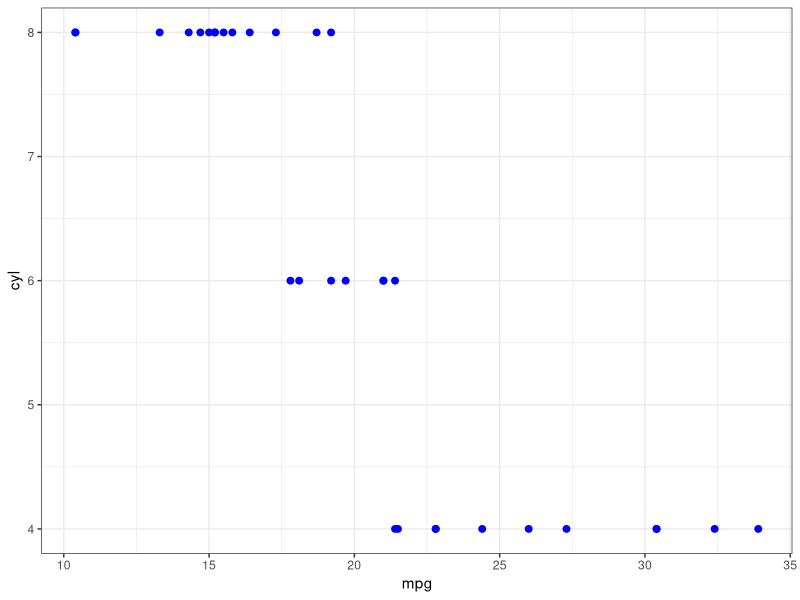
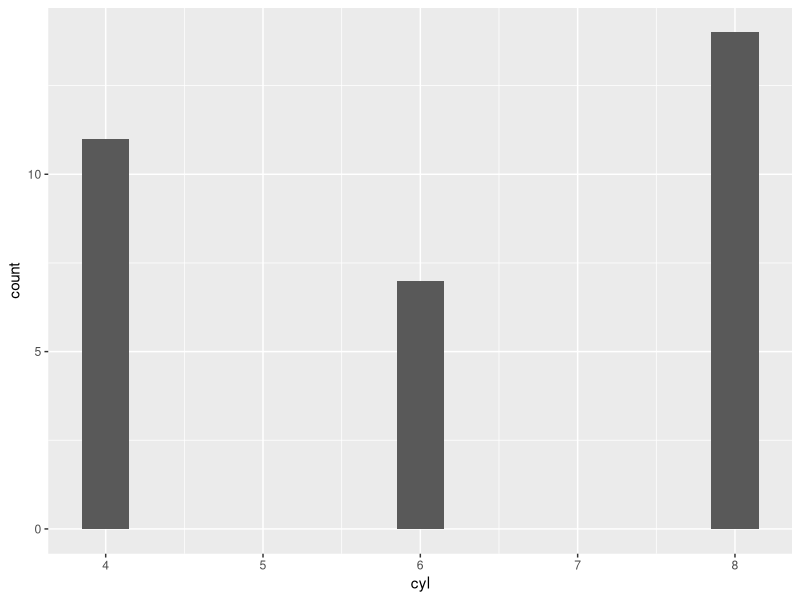
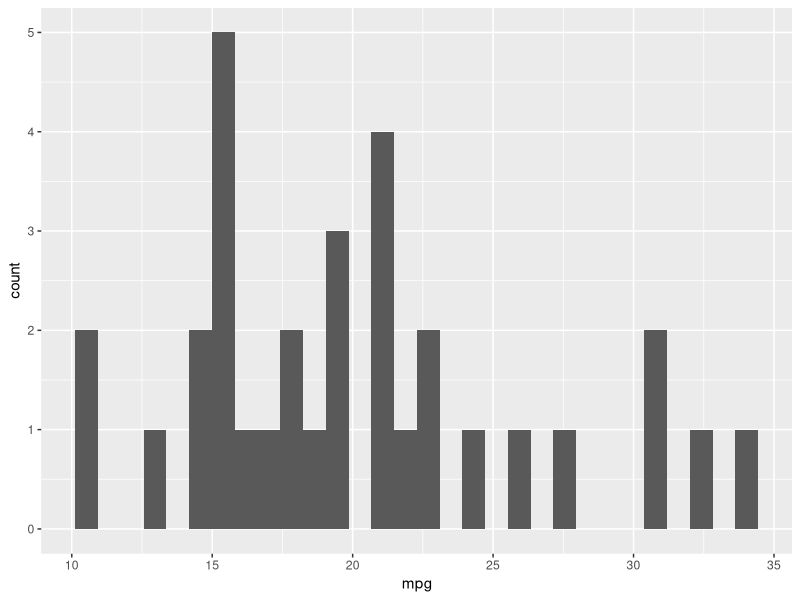
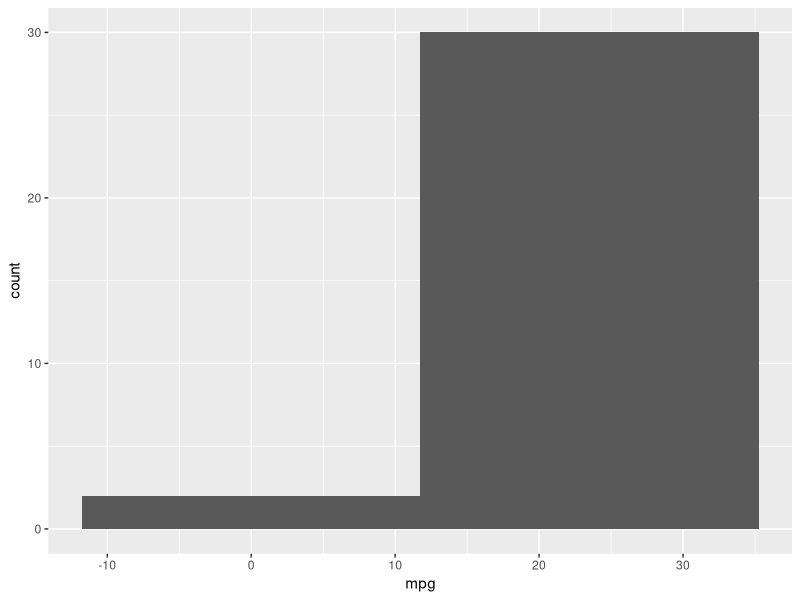
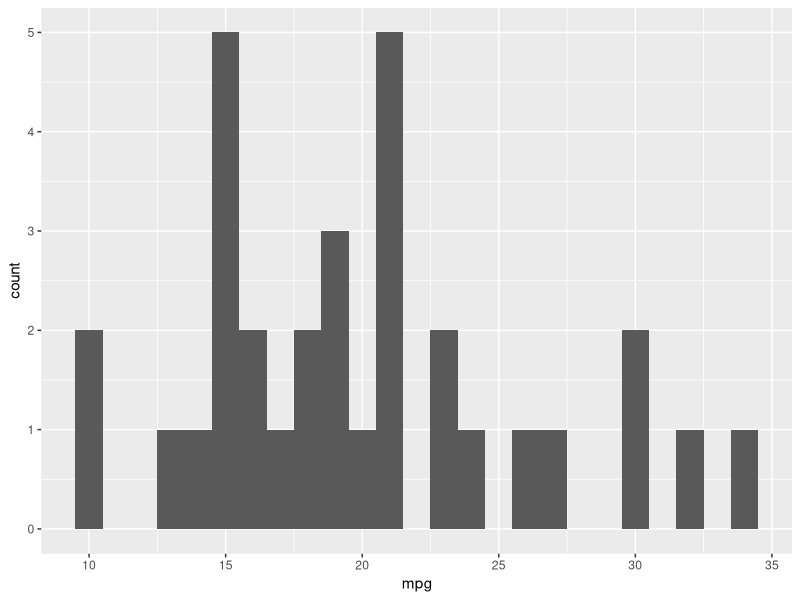
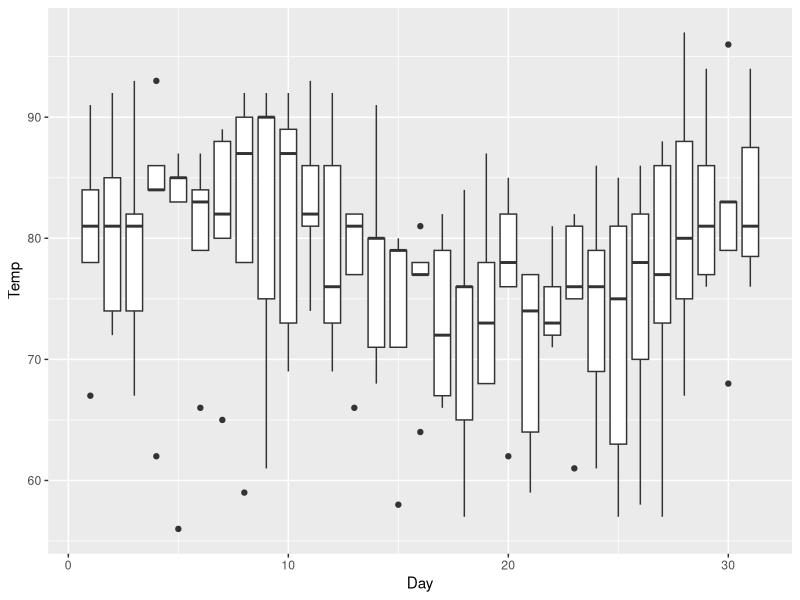
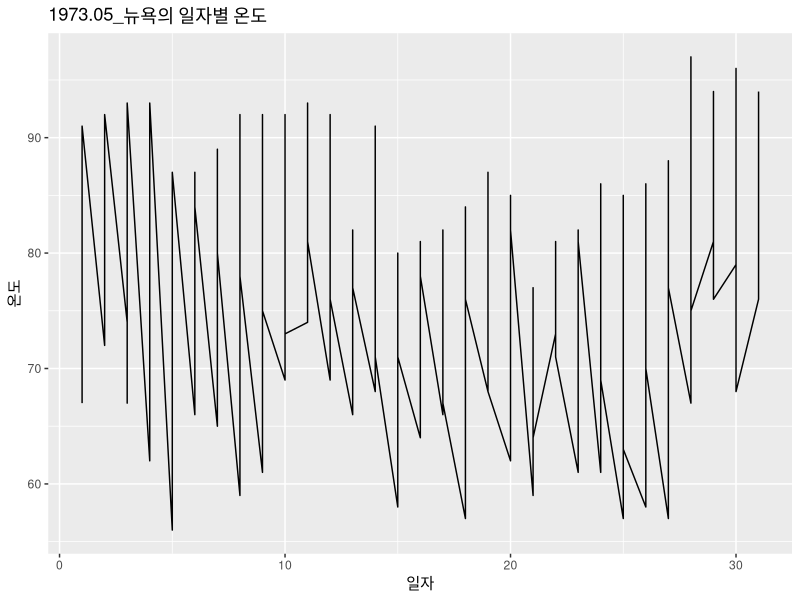

The R script that drew these images, in order:
## dplyr 패키지
install.packages("dplyr") ; library(dplyr)

exam=read.csv("csv_exam.csv")

select(exam,class)    # 원하는 열 선택
select(exam,-class)   # 특정 열 제외하고 선택

exam %>% filter(math>=50)             # math 50점 이상 선택
exam %>% filter(class==3)             # class 3 선택
exam %>% filter(math>=50 & class==3)  # 두 조건 모두 만족
                                      # 문자형일 경우 "" 붙이기(변수명 = "~")

exam %>% arrange(english)                 # 영어점수 기준 오름차순
exam %>% arrange(desc(english))           # 영어점수 기준 내림차순
exam %>% arrange(math, desc(english))     # 수학 점수 기준 오름차순 후 
                                          # 동점일 경우 영어점수 기준 내림차순

summarise(exam, mean(science),median(science),min(science),max(science))  # 요약
summarise(exam, science_mean=mean(science),
          science_median=median(science),
          science_min=min(science),
          science_max=max(science))  # 변수명 설정 가능

exam %>% group_by(class) %>%
  summarise(mean_science = mean(science))   # class별 과학점수 평균


mutate(exam, date="2023년 1월")             # 새로운 열 추가
mutate(exam, total=math+english+science)    # 총점 열 추가

distinct(exam,math)           # 수학점수 중복값 제거
distinct(exam,english)        # 영어점수 중복값 제거
distinct(exam,math,english)   # 수학,영어 점수 중복값 제거

#-------------------------------------------------------------------------------------------#

## 데이터 병합

group_a = data.frame(id=c(1,2), area=c("제주","서울"))
group_b = data.frame(id=c(3,4), area=c("부산","서울"))

bind_rows(group_a,group_b)    # a,b 그룹 세로로 결합

# 가로로 결합
exam1 = data.frame(id=c(1,2,3),area=c("제주","서울","부산"))
exam2 = data.frame(id=c(1,2), gender=c("M","F"))

left_join(exam1,exam2,by="id")      # exam1 id 기준으로 병합
right_join(exam1,exam2,by="id")     # exam2 id 기준으로 병합

inner_join(exam1,exam2,by="id")     # id 기준으로 병합 (두 data에 동시에 존재)
full_join(exam1,exam2,by="id")      # id 기준 (둘 중 하나라도 존재 시)

#-------------------------------------------------------------------------------------------#

## reshape2 패키지 (행 -> 열, 열-> 행으로 변환)

install.packages("reshape2") ; library(reshape2)

# 1. wide -> long
car = mtcars                                # 내장데이터 이용
car1 = mutate(car, id=1:32) ; head(car1)    # car data에 id 열 추가

car_melt = melt(car1, id.vars = "id")       # id 기준 long format
View(car_melt)
head(car_melt) ; tail(car_melt)             # 한 행에 변수와 값 하나씩

# 2. long -> wide
car_dcast = dcast(car_melt, id~variable)    # 기준열 ~ 반환열
View(car_dcast)                             # 원 상태로 복구

car_melt2 = mutate(car_melt, year="2023")         # car_melt에 year 열 추가
car_acast = acast(car_melt2, id~year~variable)    # 기준열 ~ 반환 열 ~ 분리 기준 열
car_acast                                         # 각 연도에 해당하는 변수 값 확인 가능 

#-------------------------------------------------------------------------------------------#

## ggplot2 패키지

install.packages("ggplot2") ; library(ggplot2)

ggplot(mtcars, aes(x=mpg,y=cyl)) +        # x축 mpg, y축 cyl인 배경 만들기
  geom_point(size=2, color="blue") +      # 산점도 그림 (크기2인 파란점)
  theme_bw()                              # 배경 설정(theme 이용)

ggplot(mtcars, aes(x=cyl)) +              # 막대 그래프의 경우 변수 1개로 가능
  geom_bar(width = 0.3)                   # 막대 두께 조절           

ggplot(mtcars, aes(x=mpg)) +
  geom_histogram()                        # 히스토그램 또한 변수 1개로 가능

# `stat_bin()` using `bins = 30`. Pick better value with `binwidth`. 
ggplot(mtcars, aes(x=mpg)) +
  geom_histogram(bins = 2)                # bins는 구간의 개수
                                          # R에서 자동으로 30개의 구간을 설정해줌
ggplot(mtcars, aes(x=mpg)) +
  geom_histogram(binwidth = 1)            # 막대 너비를 설정해주면 알아서 구간 나눠줌


ggplot(airquality, aes(x=Day, y=Temp, group=Day)) +
  geom_boxplot()                                # 일자별 온도 상자 그래프

ggplot(airquality,aes(x=Day, y=Temp)) +
  geom_line() +                                 # 일자별 온도 꺽은선 그래프
  labs(x="일자", y="온도", 
       title="1973.05_뉴욕의 일자별 온도")      # 그래프에 제목 및 축 이름 설정

#-------------------------------------------------------------------------------------------#

## 추론 통계

# 상관분석
# 귀무가설 : 두 변수 간에 상관관계가 없다 vs 귀무가설 : 상관관계가 존재한다

cor.test(mtcars$mpg, mtcars$cyl)    

# p-value가 0.05보다 작기때문에 유의수준 5%에서 통계적으로 유의하다
# 즉, 귀무가설 채택할 근거가 부족하다
# 따라서 두 변수 간에는 음의 상관관계(cor=-0.85)가 있을 것으로 보인다


# t 검정 (평균 비교)
# 귀무가설 : 두 집단 간 평균 차이가 없다 vs 대립가설 : 두 집단 간에 평균차이가 존재한다

library(readxl)

exam = read_excel("excel_exam2.xlsx")

t.test(data=exam, korean~sex, var.equal=T)    # "data = " 생략 불가능
# 등분산 가정하에서 성별에 따라 국어성적에 차이가 있는가?
# p-value가 0.05보다 크기 때문에 귀무가설 기각할 근거 없다
# 따라서 성별에 따라 국어성적에 차이가 있다고 할 수 없다.

t.test(data=exam ,math~sex, var.equal = T)
# 위 결과와 동일